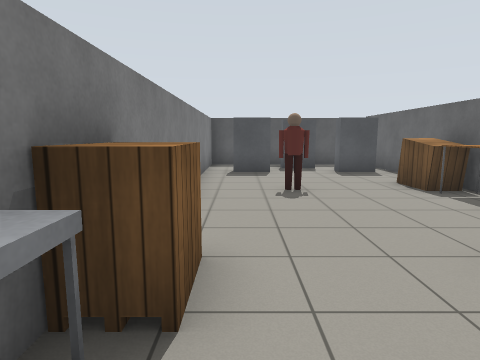
view 1 (above)

16 first-person views from a walk through a world built for the Gazebo simulator. The camera is 1.2 m above the floor, tilts 8° down and sees 75° across. The floor is counted in squares, 1 m on a side. Each view is taken from the middle of a square. On the plan, view 1 faces up. The plan holds only what a view shows up to about 13 squares ahead; the rest is blank. Robots are left out. Gazebo's built-in surfaces are drawn with simple patterns. Simple shapes stand in for some stock models. Some surface patterns are stand-ins.

view 2
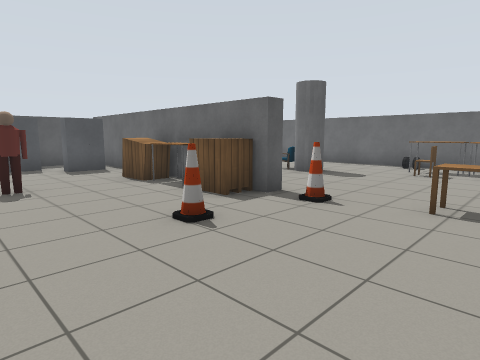

view 3
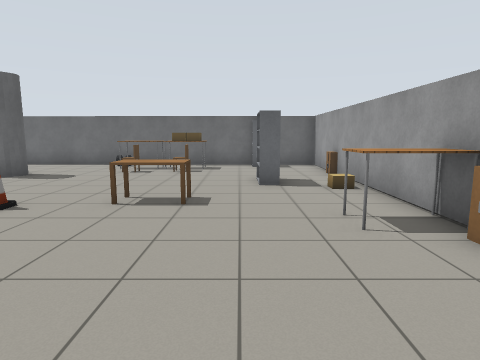

view 4
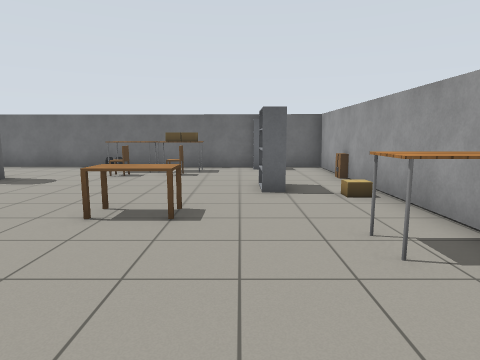

view 5
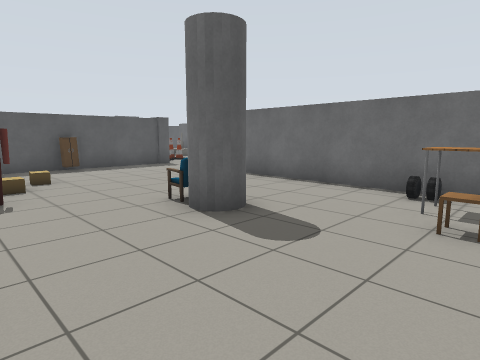

view 6
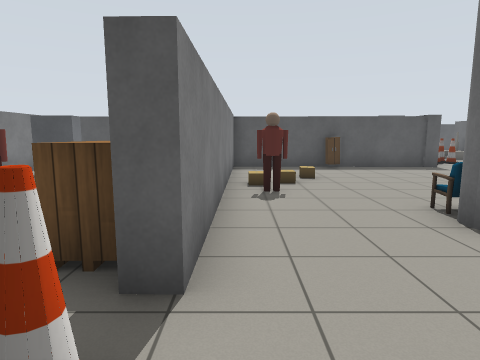

view 7
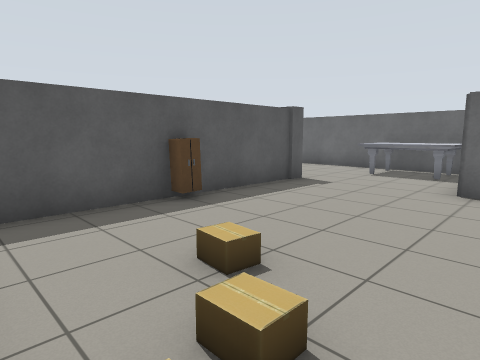

view 8
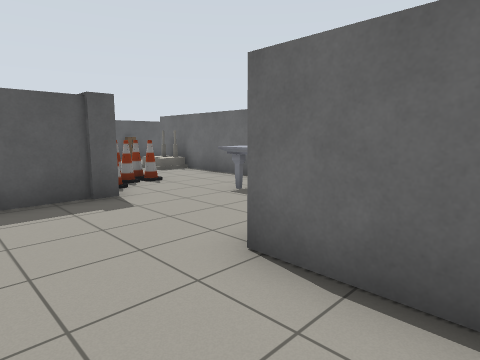

view 9
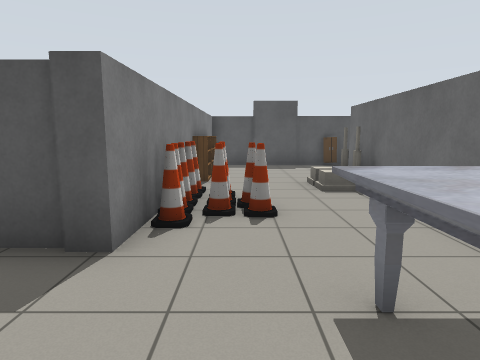

view 10
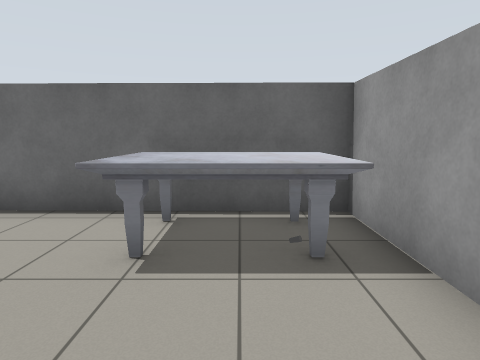

view 11
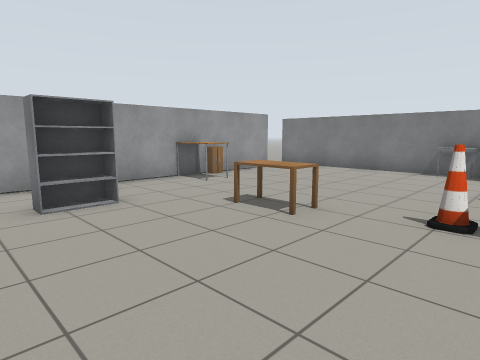

view 12
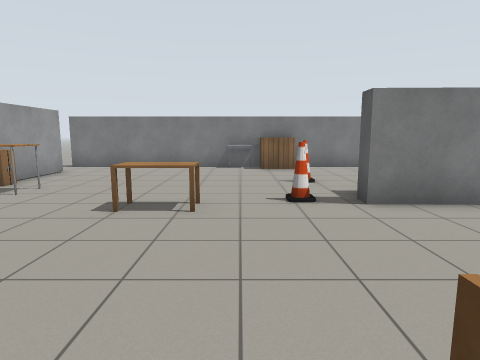

view 13
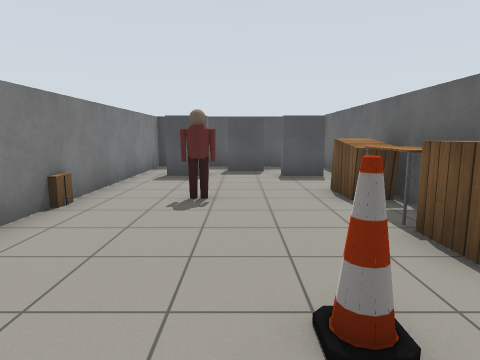

view 14
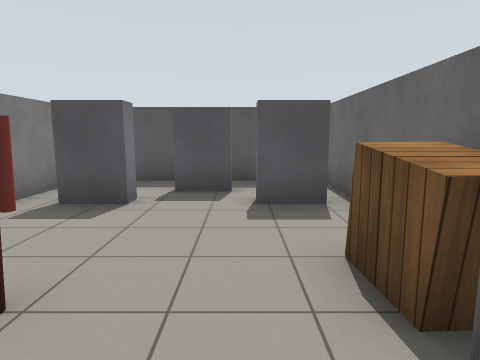

view 15
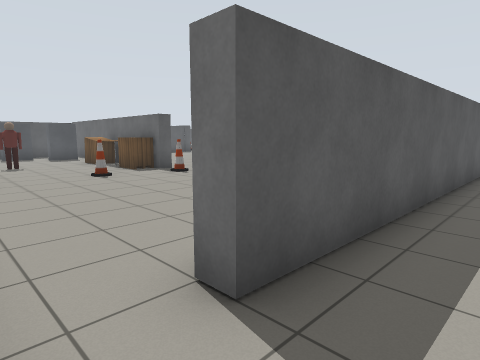

view 16
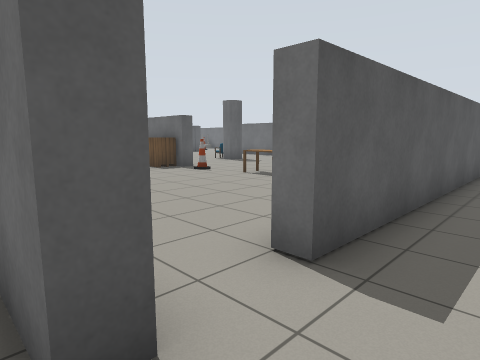

### Floor plan
Points are (right, up) in squares from view 1. A wall is a line through its corners. A room is listed if a view was taken in it or the views show most of it. See-through windows are left out.
Room 1 (views 1, 2, 3, 4, 5, 6, 7, 8, 9, 10, 11, 12, 13, 14)
walls: (5.1, 4.3) (5.3, 13.1); (5.7, 8) (5.6, 4.3); (-1.2, 0.6) (-1.2, -5.6); (5.7, 13) (5.7, 9.8); (15.1, 9.3) (17.9, 9.3) (18.1, 18.9); (4, 13.3) (-1.2, 13.4) (-1.2, 2.4); (13, -5.2) (13.3, 9.3); (13.7, 13.2) (5.7, 13.3); (13.8, 18.4) (13.8, 17.3)
ways out: opening at (-1, -6.5) to room 2; opening at (16, 19) to room 2
objects: shelf (0, 11) to (1, 11); gate (1, -5) to (2, -5); shelf (2, 12) to (3, 12); cabinet (3, -5) to (4, -5); cone (3, 3); table (4, -5) to (5, -4); pallet (4, 4) to (5, 4); table (4, 5) to (5, 6); pallet (4, 7) to (4, 8); shelf (4, 11); cone (5, 2); gate (6, -5); desk (6, -1) to (6, 0); cardboard box (6, 9); cardboard box (7, -5) to (7, -4); person (7, 8); cardboard box (7, 9); gate (8, -5) to (9, -5); shelf (8, -3) to (9, -3); cardboard box (8, 10); grey cylinder (9, 5) to (10, 5); chair (9, 6) to (10, 6); cabinet (10, -5); cabinet (10, 13); gate (11, -5) to (12, -5); other object (11, 0); chair (11, 2); shelf (12, -3) to (13, -3); cardboard box (12, 0); table (12, 1) to (12, 2); other object (13, 3); cone (14, 14); cone (14, 15); cone (14, 16); cone (14, 17); cone (15, 15); other object (15, 16); marble table (16, 10) to (17, 12); house (17, 17); house (17, 18)
Room 2 (views 15, 16)
walls: (19.5, 22.9) (13.9, 23) (13.8, 21.3); (-1.2, -5.6) (-1.7, -5.6) (-1.7, -4.2)
ways out: opening at (-1, -6.5) to room 1; opening at (16, 19) to room 1
objects: other object (-1, 1); pallet (-1, 2); bookshelf (14, 19); other object (14, 20); other object (14, 21); cabinet (19, 23)

Where each view was taken, in squares from view 1:
view 1: 0 up, 0 right, facing up
view 2: 1 down, 0 right, facing up-right
view 3: 2 down, 0 right, facing right
view 4: 2 down, 1 right, facing right
view 5: 1 up, 6 right, facing up-right
view 6: 1 up, 6 right, facing up
view 7: 8 up, 6 right, facing up-right
view 8: 7 up, 11 right, facing up-right
view 9: 10 up, 15 right, facing up
view 10: 11 up, 13 right, facing right
view 11: 3 up, 10 right, facing down-left
view 12: 1 up, 11 right, facing left
view 13: 1 up, 2 right, facing up
view 14: 5 up, 3 right, facing up
view 15: 7 down, 1 left, facing up-right
view 16: 7 down, 2 left, facing up-right
